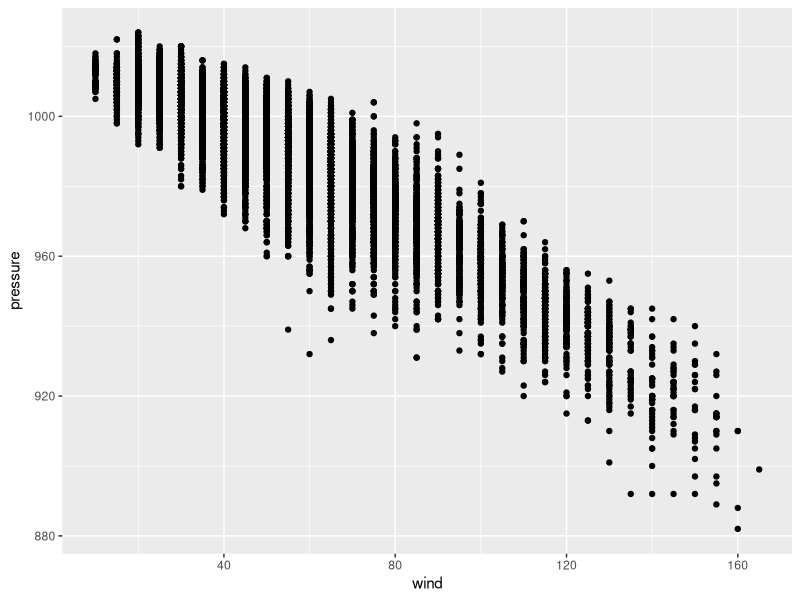
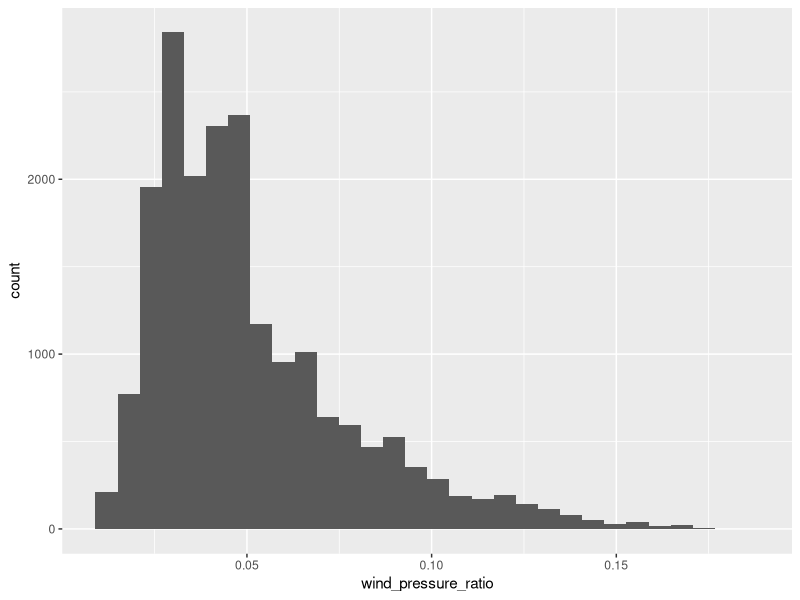

The R source for these figures, in order:
### CLASS 3 09-11-2024

library(dplyr)
library(ggplot2)

storms |>
  filter(
    name %in% c("Maria", "Marie", "Mary", 
                "Marcus", "Michael")
  ) |>
  distinct(name, year)

# What is one other question we can answer with this dataset?
# How many observations are hurricanes?

storms |>
  filter(status == "hurricane")  |>
  distinct(name, year)

# how many observations were category 3?

storms |>
  select(name, year, category) |>
  filter(category == 3)

# manipulate variables

storms |> select(
  any_of(c("year", "name"))
)

storms |>
  select(
    ends_with(
      "diameter"
      )
  )

storms |>
  select(
    where(is.numeric)
  )

ggplot(storms)+
  geom_point(aes(wind, pressure))

storms |>
  mutate(
    wind_pressure_ratio = wind/pressure
  ) |>
  select(
    name, year, contains(c("wind","pressure"))
  ) |>
  ggplot(aes(wind_pressure_ratio)) +
    geom_histogram()

